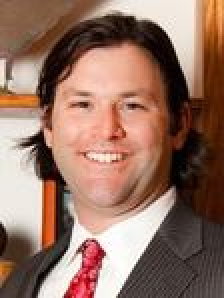
#> input picture images/aaron_black.jpeg, 112 x 149 px (shown 2 times larger)
$ python main.py images/aaron_black.jpeg
#> lines starting #> are read from the running program, lines starting #| are printed output that depends on the picture
### utils/utils.py
import cv2
import numpy as np
import time

# [17 lines left out: function BGR2BGRA, not called in this run]

def circ_func(x, y, r, c):
    return (x - c[0])**2 + (y - c[1])**2 - r**2 > 0

# [23 lines left out: function crop_circle, not called in this run]

def square_func(point_x, point_y, roi):
    x1, y1, w, h = roi

    square_add = 20

    w+=square_add
    h+=square_add
    x1 = (x1) - (square_add/2)
    y1 = (y1) - (square_add/2)

    x2, y2 = x1+w, y1+h

    x, y = [point_x, point_y]
    if (x1 < x and x < x2):
        if (y1 < y and y < y2):
            return True
    return False

def crop_square(img, roi):
    for i in range(img.shape[0]):
        for j in range(img.shape[1]):
            is_outside = square_func(j, i, roi=roi)
            if is_outside:
                img[i][j][3] = 255
            elif(img[i][j][3] != 255):
                img[i][j][3] = 0
    return img

def generate_mask(img, rois):
    # Initialize with transparency levels
    for i in range(img.shape[0]):
        for j in range(img.shape[1]):
            img[i][j][3] = 0
    i = 0
    for roi in rois:
        # print(roi)
        roi = list(roi)
        if roi[2] != roi[3]:
            if roi[2] > roi[3]:
                roi[2] = roi[3]
            else:
                roi[3] = roi[2]

        # [6 lines of commented-out code are left out]

        if i == 0:
            # img_cropped = crop_circle(img, list_)
            img_cropped = crop_square(img, roi)
        else:
            # img_cropped = crop_circle(img_cropped, list_)
            img_cropped = crop_square(img_cropped, roi)

        filename = "./images/"+ str(time.time())+"_cropped_face_"+str(i)+".png"
        print(filename)
        cv2.imwrite("./images/latest.png", img_cropped)
        cv2.imwrite(filename, img_cropped)
        i+=1
    return img_cropped

def overlap(imgA, imgB):
    if imgA.shape != imgB.shape:
        print("Both should be 4 and equal")
        return -1

    img = np.zeros(imgA.shape, imgA.dtype)

    for i in range(imgA.shape[0]):
        for j in range(imgA.shape[1]):
            if imgA[i][j][3] == 255:
                img[i][j] = imgA[i][j]
            elif imgA[i][j][3] == 0:
                img[i][j] = imgB[i][j]
                img[i][j][3] = 255

    return img

### main.py
import cv2
import sys # Arg Parsing, the easy way
import numpy as np

sys.path.append('utils')
from utils import *

class Image:
    """
    Image Class
    ------------
    Parameters
    :img_path: (default=None), type: str
    -----------
    Methods
    * __len__(): args: None, returns: shape of the image
    * hull(): args: None, returns: hull array
    * face_detect(): args: None, returns: faces array
    * blur(): args: kernel_size=5, returns: portrait bokeh output image
    """
    def __init__(self, img_path=None):
        """
        :param img_path: str, image path, default = None
        """
#> called with img_path = 'images/aaron_black.jpeg'
        if img_path is None:
            print("img_path not mentioned")
        self.path = img_path
        self.img = cv2.imread(self.path, cv2.IMREAD_UNCHANGED)
#> self.img is the input picture: shape (149, 112, 3); mean B, G, R 98.5, 113.4, 148.2
        self.img_alpha = cv2.cvtColor(self.img, cv2.COLOR_RGB2RGBA)

        # For face detection
        self.face_cascade = cv2.CascadeClassifier("utils/haarcascade_frontalface_default.xml")
        self.gray = None

    def __len__(self):
        """
        :return: int, number of pixels in self.img object
        """
        return self.img.shape[0] * self.img.shape[1] * self.img.shape[2]

    def hull(self):
        """
        :return: list, list with hull points
        """
        ret, thresh = cv2.threshold(self.gray, 200, 255, cv2.THRESH_BINARY)
        contours, hierarchy = cv2.findContours(thresh, cv2.RETR_TREE, cv2.CHAIN_APPROX_SIMPLE)

        hull = []
        for i in range(len(contours)):
            hull.append(cv2.convexHull(contours[i], False))
        return hull

    def face_detect(self):
        """
        :return: list, faces detected (points)
        """
        self.gray = cv2.cvtColor(self.img, cv2.COLOR_BGR2GRAY)
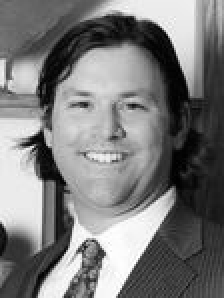
#> self.gray: shape (149, 112) (shown 2 times larger); min 0, max 255, mean 122.1
        faces = self.face_cascade.detectMultiScale(self.gray, 1.3, 5)
#> faces = [[20, 27, 67, 67]]
        return faces

    def blur(self, kernel_size=5):
        """
        :param kernel_size: int, kernel size for cv2.GaussianBlur
        :return: image, portrait-bokeh image
        """
        rois = self.face_detect()
#> rois = [[20, 27, 67, 67]]
        img_cropped = generate_mask(self.img_alpha, rois)
#> the loop in generate_mask, `for roi in rois:` made 1 pass
#| ./images/1795200335.7811778_cropped_face_0.png

       #blur_image = cv2.GaussianBlur(self.img_alpha, (kernel_size, kernel_size), 0)
        blur_image = cv2.GaussianBlur(self.img_alpha, (kernel_size, kernel_size), 1000, 1000)
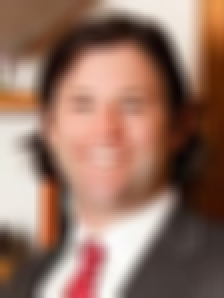
#> blur_image: shape (149, 112, 4) (shown 2 times larger); mean B, G, R, A 98.5, 113.4, 148.2, 113

        res = overlap(img_cropped, blur_image)
#> after the loop in overlap, `for i in range(imgA.shape[0]):`:
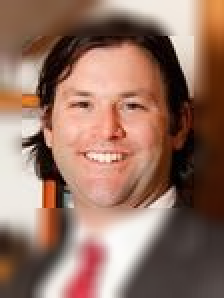
#> img: shape (149, 112, 4) (shown 2 times larger); mean B, G, R, A 98.4, 113.3, 148.1, 255
        return res


img_obj = Image(sys.argv[1])
#9 = max blur
portrait_bokeh_image = img_obj.blur(9)
# print("BLUR SHAPE: ", portrait_bokeh_image.shape)
# cv2.imwrite("blur.png", portrait_bokeh_image)

# Ali: What if we create a template blank circular headshot
# of the size we want to show on the profile etc
# Then we overlap our cropped head on that blank circle
# keeping the center (x,y) of the two circles same
# potentially we can fill the empty areas (if any) with blurred part of the headshot
